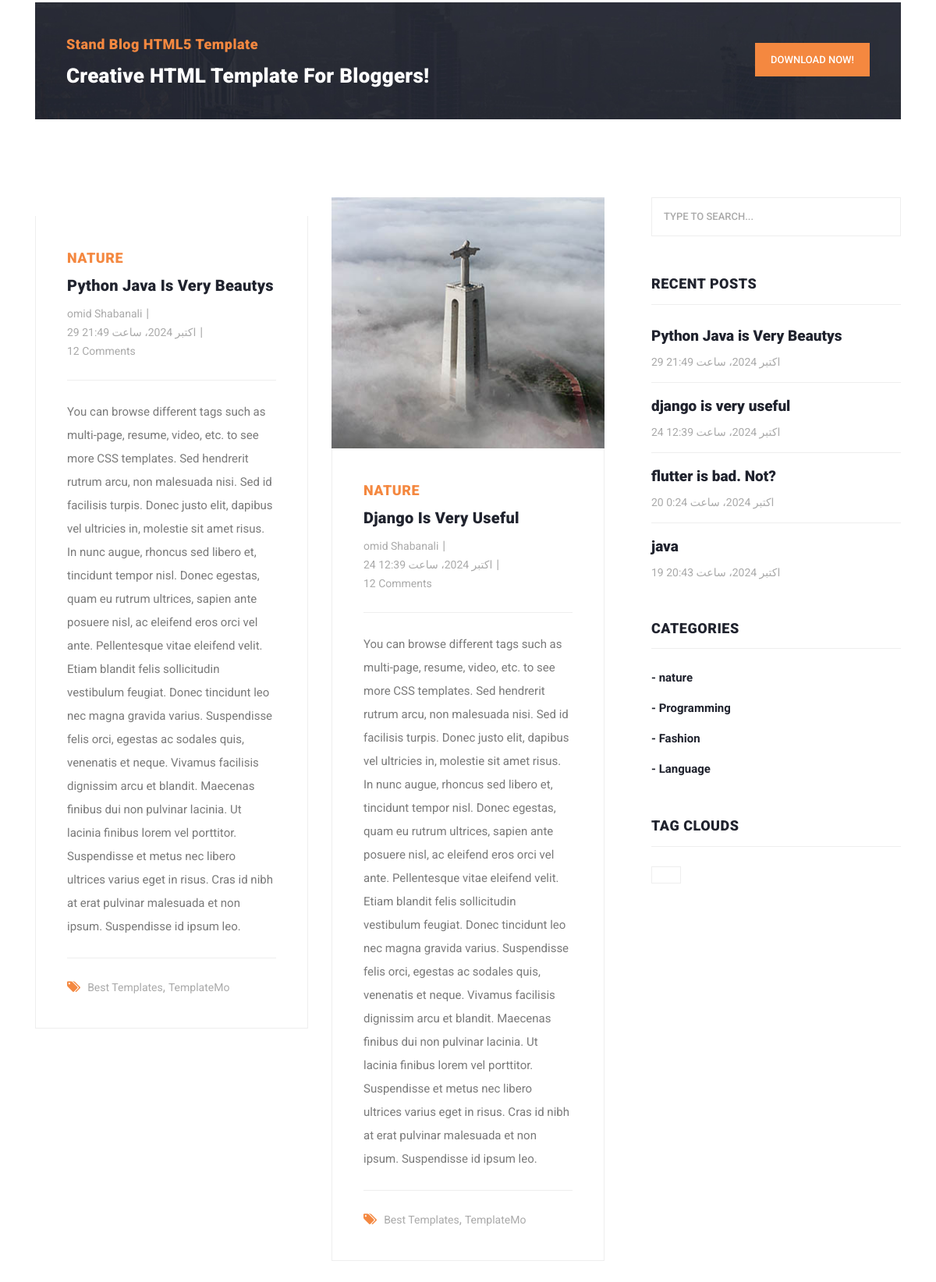
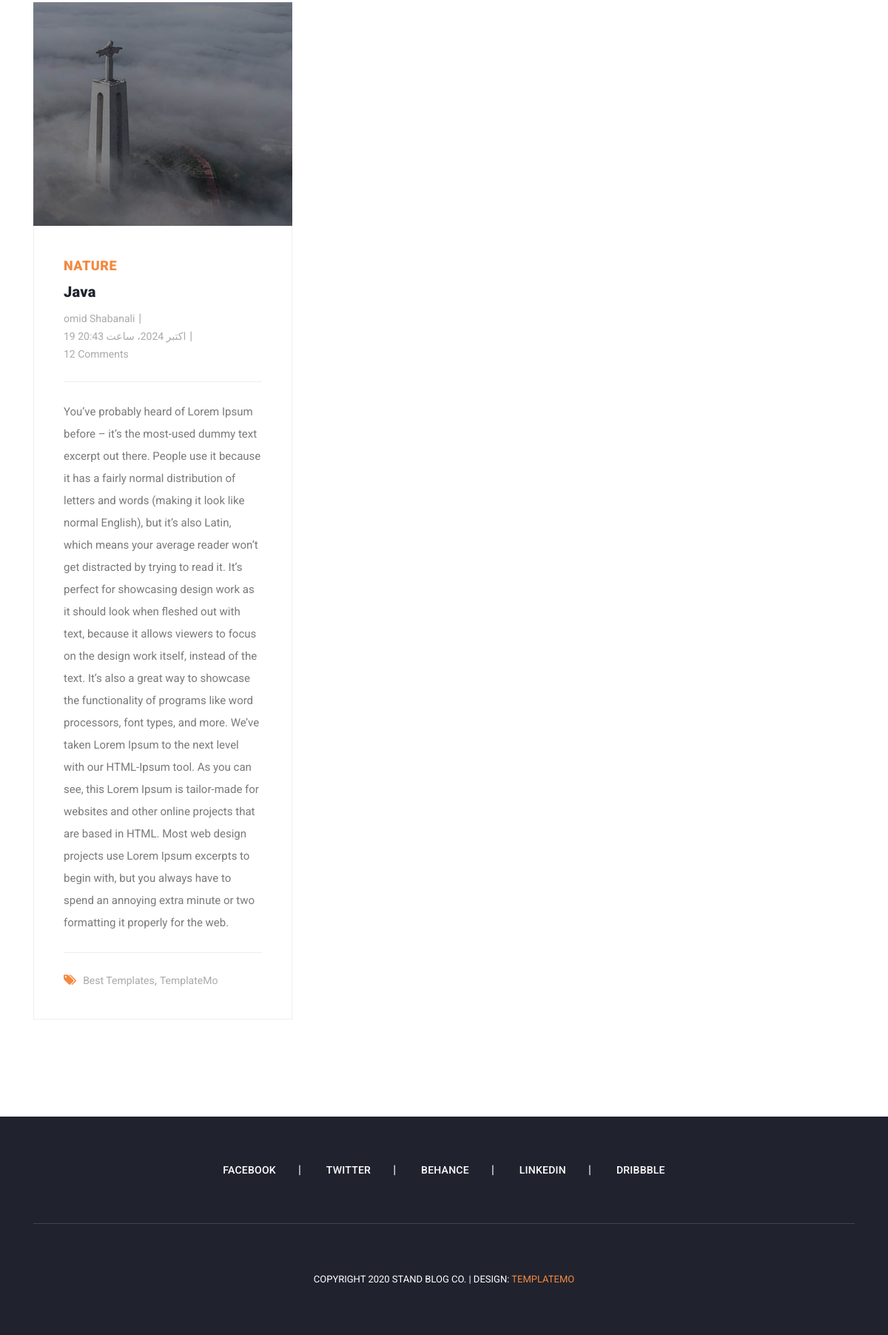
The page /articles/category/1 (lower part) on the database as committed earlier (2 pictures, top to bottom).
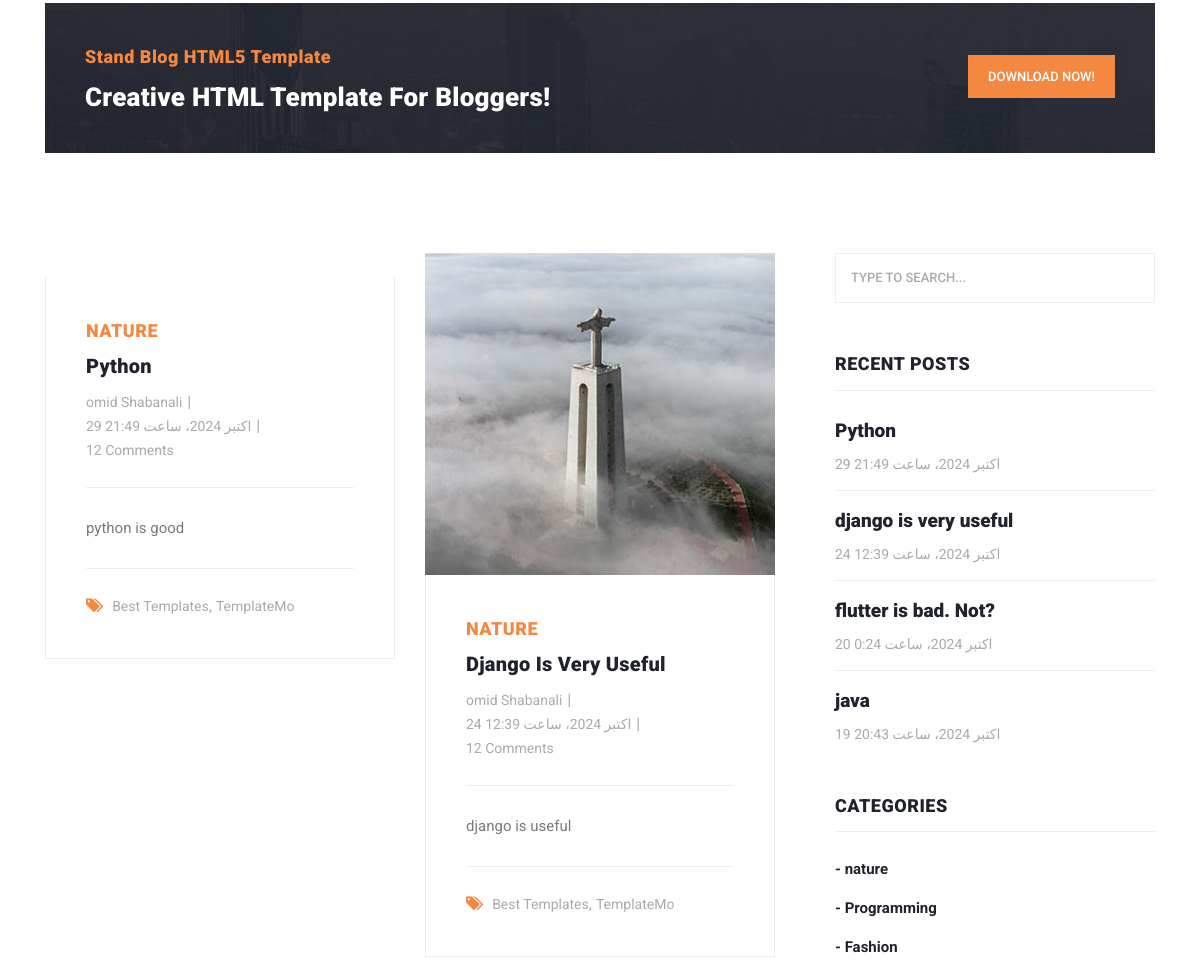
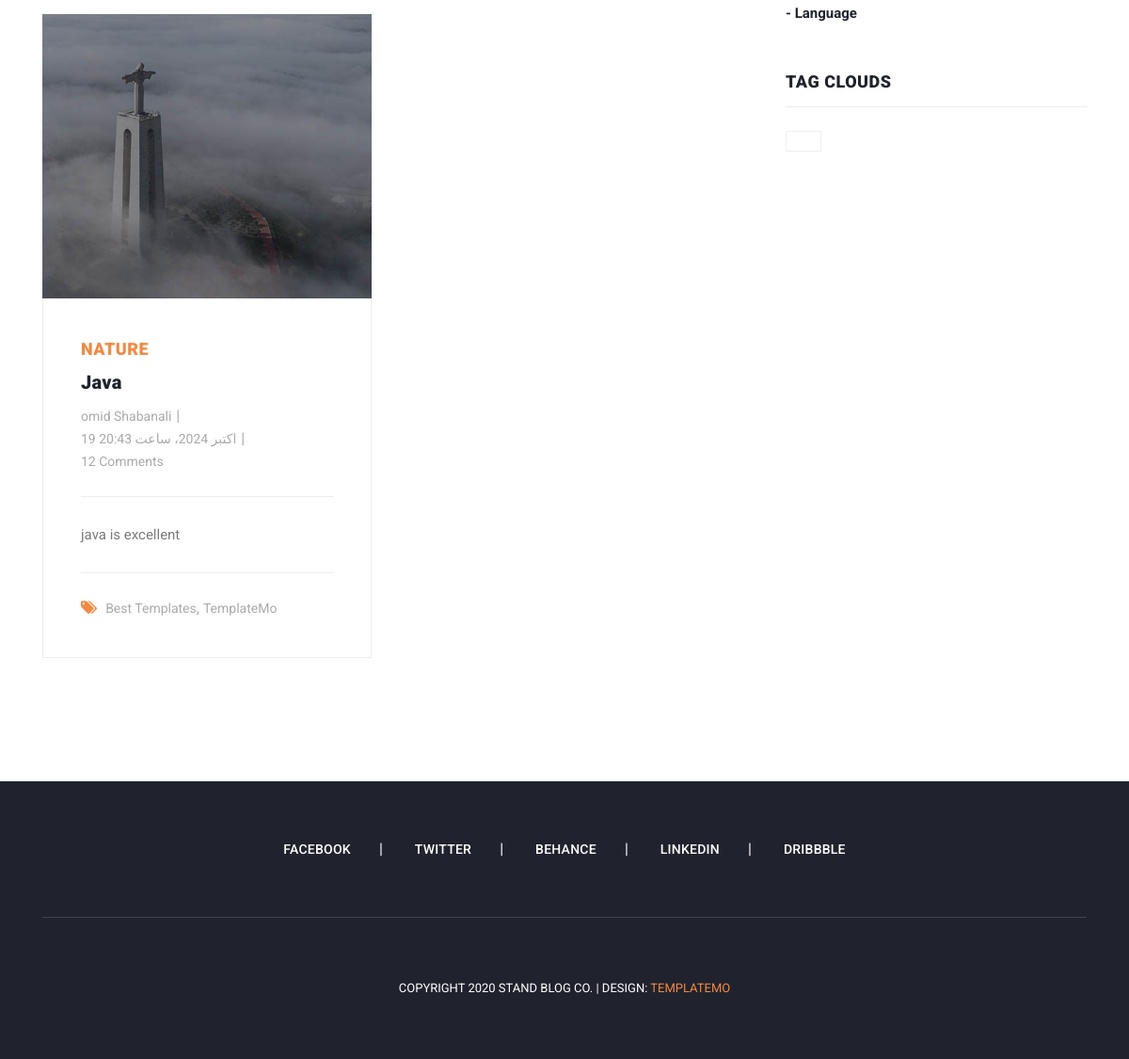
The same page on the database as committed later (2 pictures, top to bottom).
### blog/models.py (models this page shows, shortened)
class Article(models.Model):
    CHOICES = (
        ('A', 'پایتون'),
        ('B', 'جنگو')
    )
    author = models.ForeignKey(User, on_delete=models.CASCADE, related_name='articles', verbose_name="نویسنده مقاله")
    category = models.ManyToManyField(Category, related_name='articles', verbose_name="دسته بندی")
    title = models.CharField(max_length=70, verbose_name="عنوان")
    body = models.TextField()
    image = models.ImageField(upload_to='images/articles', blank=True, null=True)
    created = models.DateTimeField(auto_now_add=True)
    updated = models.DateTimeField(auto_now=True)
    myfile = models.FileField(upload_to='test', null=True)
    status = models.BooleanField(default=True)
    published = models.BooleanField(default=True)
    pub_date = models.DateTimeField(default=timezone.now())
    objects = models.Manager()
    custom_manager = ArticleManager()
    slug = models.SlugField(blank=True, unique=True)
    class Meta:
        ordering = ('-created',)
        verbose_name = "مقاله"
        verbose_name_plural = "مقالات"

class Category(models.Model):
    title = models.CharField(max_length=100, verbose_name="عنوان")
    created = models.DateTimeField(auto_now_add=True)
    def __str__(self):
        return self.title
    class Meta:
        verbose_name = "دسته بندی"
        verbose_name_plural = "دسته بندی ها"

### blog/views.py (the view)
# urls.py: path('category/<int:pk>', views.category_detail, name='category_detail'),
def category_detail(request, pk=None):
    category = get_object_or_404(Category, id=pk)
    articles = category.articles.all()
    return render(request, "blog/article_list.html", {'articles': articles})

### context_processors/context_processors.py (called while the page is built)
def recent_articles(request):
    recent_articles = Article.objects.order_by('-created')
    categories = Category.objects.all()
    return {'recent_articles': recent_articles, 'categories':categories}

### home/templatetags/my_template_tags.py (called while the page is built)
@register.inclusion_tag('home/result.html')
def show_result(queryset):
    return {'objects': queryset}

### blog/templates/blog/article_list.html (shortened to what this page needs)
{% extends 'base.html' %}
{% load static %}
{% block content %}
    <section class="call-to-action">
        <div class="container">
            <div class="row">
                <div class="col-lg-12">
                    <div class="main-content">
                        <div class="row">
                            <div class="col-lg-8">
                                <span>Stand Blog HTML5 Template</span>
                                <h4>Creative HTML Template For Bloggers!</h4>
                            </div>
                            <div class="col-lg-4">
                                <div class="main-button">
                                    <a href="https://templatemo.com/tm-551-stand-blog" target="_parent">Download
                                        Now!</a>
                                </div>
                            </div>
                        </div>
                    </div>
                </div>
            </div>
        </div>
    </section>
    <section class="blog-posts grid-system">
        <div class="container">
            <div class="row">
                <div class="col-lg-8">
                    <div class="all-blog-posts">
                        <div class="row">
                            {% for article in articles %}
                                <div class="col-lg-6">
                                    <div class="blog-post">
                                        <div class="blog-thumb">
                                            <img src="{{ article.image.url }}" alt="">
                                        </div>
                                        <div class="down-content">
                                            <span>{{ article.category.all.first }}</span>
                                            <a href="post-details.html"><h4>{{ article.title }}</h4></a>
                                            <ul class="post-info">
                                                <li><a href="#">{{ article.author.get_full_name }}</a></li>
                                                <li><a href="#">{{ article.created }}</a></li>
                                                <li><a href="#">12 Comments</a></li>
                                            </ul>
                                            <p>{{ article.body }}</p>
                                            <div class="post-options">
                                                <div class="row">
                                                    <div class="col-lg-12">
                                                        <ul class="post-tags">
                                                            <li><i class="fa fa-tags"></i></li>
                                                            <li><a href="#">Best Templates</a>,</li>
                                                            <li><a href="#">TemplateMo</a></li>
                                                        </ul>
                                                    </div>
                                                </div>
                                            </div>
                                        </div>
                                    </div>
                                </div>
                            {% endfor %}
                            <div class="col-lg-12">
                            </div>
                        </div>
                    </div>
                </div>
                {% include "includes/sidebar.html" %}
            </div>
        </div>
    </section>
{% endblock %}

### home/templates/home/result.html
{% for article in objects %}
    <li><a href="post-details.html">
    <h5>{{ article.title }}</h5>
    <span>{{ article.created }}</span>
    </a></li>
{% endfor %}

Rows that differ between the two databases and show on the page:
changed Article: title "Python Java Is Very Beautys" → "Python"; body "You can browse different tags such as multi-page, resume, video, etc. to see more CSS templates. Sed hendrerit rutrum arcu, non malesuada nisi. Sed id facilisis turpis. Donec justo elit, dapibus vel ultricies in, molestie sit amet risus. In nunc augue, rhoncus sed libero et, tincidunt tempor nisl. Donec egestas, quam eu rutrum ultrices, sapien ante posuere nisl, ac eleifend eros orci vel ante. Pellentesque vitae eleifend velit. Etiam blandit felis sollicitudin vestibulum feugiat. Donec tincidunt leo nec magna gravida varius. Suspendisse felis orci, egestas ac sodales quis, venenatis et neque. Vivamus facilisis dignissim arcu et blandit. Maecenas finibus dui non pulvinar lacinia. Ut lacinia…" → "python is good"; title "Python Java is Very Beautys" → "Python"
changed Article "Django Is Very Useful": body "You can browse different tags such as multi-page, resume, video, etc. to see more CSS templates. Sed hendrerit rutrum arcu, non malesuada nisi. Sed id facilisis turpis. Donec justo elit, dapibus vel ultricies in, molestie sit amet risus. In nunc augue, rhoncus sed libero et, tincidunt tempor nisl. Donec egestas, quam eu rutrum ultrices, sapien ante posuere nisl, ac eleifend eros orci vel ante. Pellentesque vitae eleifend velit. Etiam blandit felis sollicitudin vestibulum feugiat. Donec tincidunt leo nec magna gravida varius. Suspendisse felis orci, egestas ac sodales quis, venenatis et neque. Vivamus facilisis dignissim arcu et blandit. Maecenas finibus dui non pulvinar lacinia. Ut lacinia…" → "django is useful"
changed Article "Java": body "You’ve probably heard of Lorem Ipsum before – it’s the most-used dummy text excerpt out there. People use it because it has a fairly normal distribution of letters and words (making it look like normal English), but it’s also Latin, which means your average reader won’t get distracted by trying to read it. It’s perfect for showcasing design work as it should look when fleshed out with text, because it allows viewers to focus on the design work itself, instead of the text. It’s also a great way to showcase the functionality of programs like word processors, font types, and more. We’ve taken Lorem Ipsum to the next level with our HTML-Ipsum tool. As you can see, this Lorem Ipsum is…" → "java is excellent"
